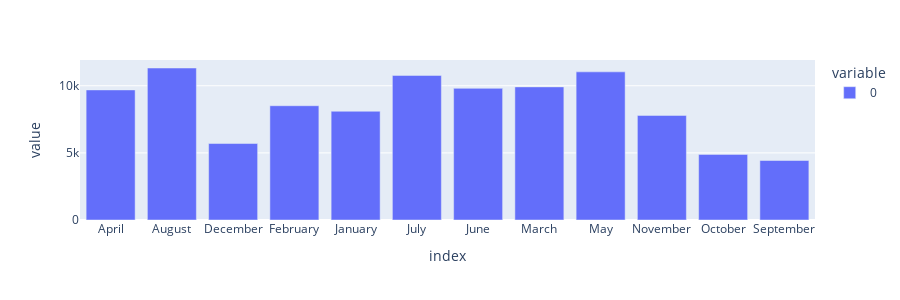

Notebook cell for this chart:
### Markdown cell above
### Mois et jour de la semaine

L'information du mois n'est pas equitablement repartie à cause de la periode du jeu de données

Le mois de septembre est le moins représenté 2.5 fois moins que aout

### Code cell
temp = pd.Series([date.month_name() for date in df.order_purchase_timestamp])
df.insert(0, 'month', temp)
px.bar(temp.value_counts().sort_index(), height=300)

### Figure 1 — Plotly figure (JSON) as saved in the notebook; plotly's stock layout.template omitted (floating-point values rounded to 4 significant figures)
{"data": [{"alignmentgroup": "True", "hovertemplate": "variable=0<br>index=%{x}<br>value=%{y}<extra></extra>", "legendgroup": "0", "marker": {"color": "#636efa", "pattern": {"shape": ""}}, "name": "0", "offsetgroup": "0", "orientation": "v", "showlegend": true, "textposition": "auto", "type": "bar", "x": ["April", "August", "December", "February", "January", "July", "June", "March", "May", "November", "October", "September"], "xaxis": "x", "y": [9692, 11324, 5697, 8513, 8101, 10772, 9808, 9917, 11037, 7792, 4889, 4433], "yaxis": "y"}], "layout": {"barmode": "relative", "height": 300, "legend": {"title": {"text": "variable"}, "tracegroupgap": 0}, "margin": {"t": 60}, "xaxis": {"anchor": "y", "domain": [0, 1], "title": {"text": "index"}}, "yaxis": {"anchor": "x", "domain": [0, 1], "title": {"text": "value"}}}}
